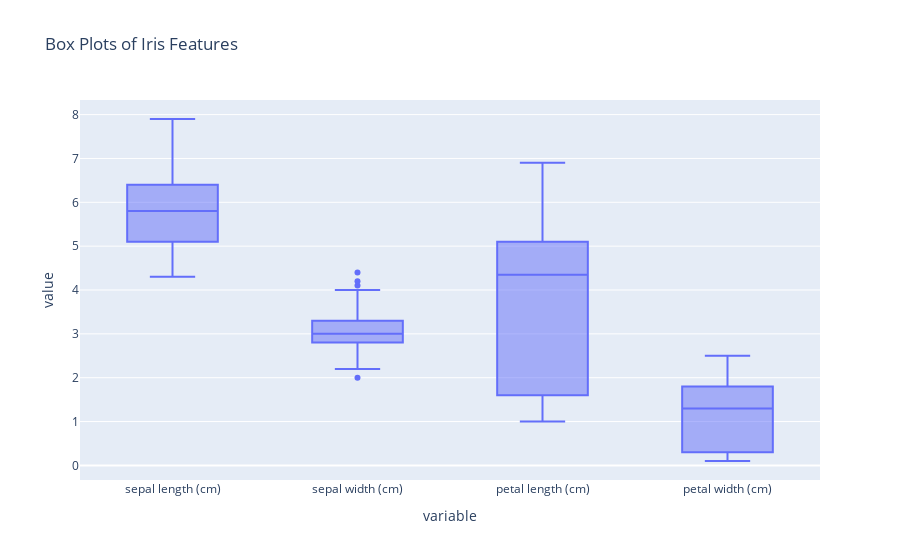

Source (notebook cell):
### Code cell
# 수치형 데이터만 포함하는 컬럼을 선택합니다.
numerical_columns = iris_df.select_dtypes(include=['float64', 'int64']).columns

# 선택된 컬럼으로 박스플롯을 생성합니다.
fig = px.box(iris_df, y=numerical_columns, title="Box Plots of Iris Features")
fig.show()

### Figure 1 — Plotly figure (JSON) as saved in the notebook; plotly's stock layout.template omitted (floating-point values rounded to 4 significant figures; data arrays with more than 128 entries replaced by an {"elided": "..."} marker saying what was removed)
{"data": [{"alignmentgroup": "True", "hovertemplate": "variable=%{x}<br>value=%{y}<extra></extra>", "legendgroup": "", "marker": {"color": "#636efa"}, "name": "", "notched": false, "offsetgroup": "", "orientation": "v", "showlegend": false, "type": "box", "x": {"elided": "600 str values"}, "x0": " ", "xaxis": "x", "y": {"elided": "600 float values"}, "y0": " ", "yaxis": "y"}], "layout": {"boxmode": "group", "legend": {"tracegroupgap": 0}, "title": {"text": "Box Plots of Iris Features"}, "xaxis": {"anchor": "y", "domain": [0, 1], "title": {"text": "variable"}}, "yaxis": {"anchor": "x", "domain": [0, 1], "title": {"text": "value"}}}}
